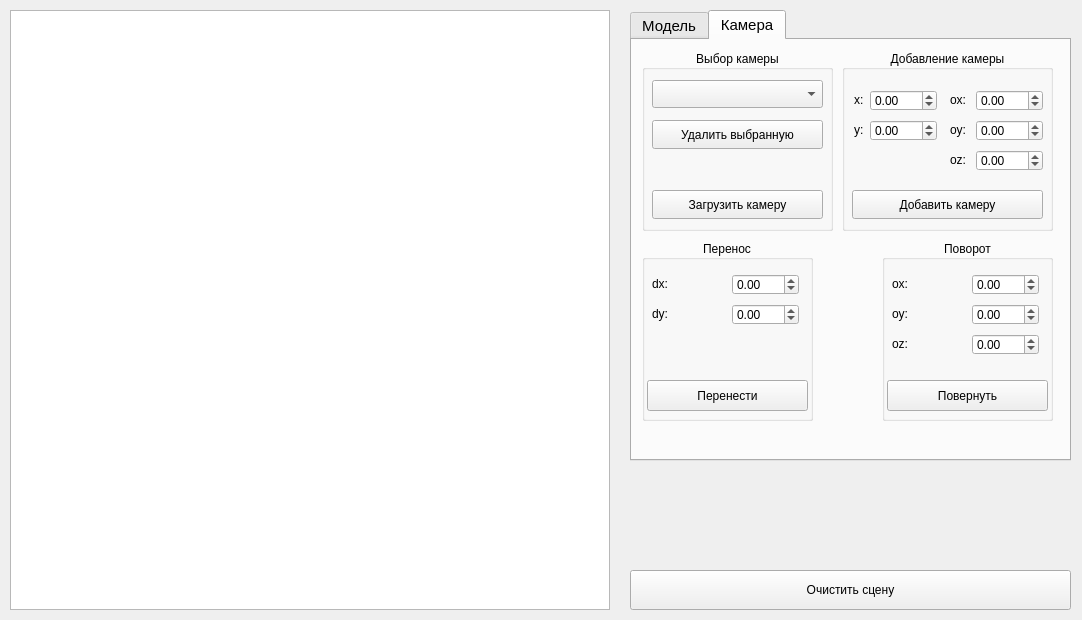
<?xml version="1.0" encoding="UTF-8"?>
<ui version="4.0">
 <class>MainWindow</class>
 <widget class="QMainWindow" name="MainWindow">
  <property name="geometry">
   <rect>
    <x>0</x>
    <y>0</y>
    <width>1082</width>
    <height>620</height>
   </rect>
  </property>
  <property name="windowTitle">
   <string>MainWindow</string>
  </property>
  <widget class="QWidget" name="centralwidget">
   <widget class="QGraphicsView" name="graphicsView">
    <property name="geometry">
     <rect>
      <x>10</x>
      <y>10</y>
      <width>600</width>
      <height>600</height>
     </rect>
    </property>
   </widget>
   <widget class="QPushButton" name="clearSceneButton">
    <property name="geometry">
     <rect>
      <x>630</x>
      <y>570</y>
      <width>441</width>
      <height>40</height>
     </rect>
    </property>
    <property name="font">
     <font>
      <pointsize>9</pointsize>
     </font>
    </property>
    <property name="text">
     <string>Очистить сцену</string>
    </property>
   </widget>
   <widget class="QTabWidget" name="tabWidget">
    <property name="geometry">
     <rect>
      <x>630</x>
      <y>10</y>
      <width>441</width>
      <height>451</height>
     </rect>
    </property>
    <property name="font">
     <font>
      <pointsize>11</pointsize>
     </font>
    </property>
    <property name="currentIndex">
     <number>1</number>
    </property>
    <widget class="QWidget" name="tab">
     <attribute name="title">
      <string>Модель</string>
     </attribute>
     <widget class="QGroupBox" name="groupBox_6">
      <property name="geometry">
       <rect>
        <x>10</x>
        <y>10</y>
        <width>421</width>
        <height>181</height>
       </rect>
      </property>
      <property name="font">
       <font>
        <pointsize>9</pointsize>
       </font>
      </property>
      <property name="title">
       <string>Выбор модели</string>
      </property>
      <property name="alignment">
       <set>Qt::AlignCenter</set>
      </property>
      <widget class="QComboBox" name="modelsList">
       <property name="geometry">
        <rect>
         <x>10</x>
         <y>30</y>
         <width>401</width>
         <height>28</height>
        </rect>
       </property>
      </widget>
      <widget class="QPushButton" name="deleteModelButton">
       <property name="geometry">
        <rect>
         <x>10</x>
         <y>70</y>
         <width>401</width>
         <height>29</height>
        </rect>
       </property>
       <property name="text">
        <string>Удалить выбранную</string>
       </property>
      </widget>
      <widget class="QPushButton" name="deleteAllModelsButton">
       <property name="geometry">
        <rect>
         <x>10</x>
         <y>100</y>
         <width>401</width>
         <height>29</height>
        </rect>
       </property>
       <property name="text">
        <string>Удалить все модели</string>
       </property>
      </widget>
      <widget class="QPushButton" name="loadModelButton">
       <property name="geometry">
        <rect>
         <x>10</x>
         <y>140</y>
         <width>401</width>
         <height>29</height>
        </rect>
       </property>
       <property name="text">
        <string>Загрузить модель</string>
       </property>
      </widget>
     </widget>
     <widget class="QGroupBox" name="groupBox_3">
      <property name="geometry">
       <rect>
        <x>10</x>
        <y>200</y>
        <width>111</width>
        <height>181</height>
       </rect>
      </property>
      <property name="font">
       <font>
        <pointsize>9</pointsize>
       </font>
      </property>
      <property name="title">
       <string>Перенос</string>
      </property>
      <property name="alignment">
       <set>Qt::AlignCenter</set>
      </property>
      <widget class="QDoubleSpinBox" name="dxModelInput">
       <property name="geometry">
        <rect>
         <x>38</x>
         <y>34</y>
         <width>67</width>
         <height>21</height>
        </rect>
       </property>
       <property name="minimum">
        <double>-1000.000000000000000</double>
       </property>
       <property name="maximum">
        <double>1000.000000000000000</double>
       </property>
      </widget>
      <widget class="QDoubleSpinBox" name="dyModelInput">
       <property name="geometry">
        <rect>
         <x>38</x>
         <y>64</y>
         <width>67</width>
         <height>21</height>
        </rect>
       </property>
       <property name="minimum">
        <double>-1000.000000000000000</double>
       </property>
       <property name="maximum">
        <double>1000.000000000000000</double>
       </property>
      </widget>
      <widget class="QDoubleSpinBox" name="dzModelInput">
       <property name="geometry">
        <rect>
         <x>38</x>
         <y>94</y>
         <width>67</width>
         <height>21</height>
        </rect>
       </property>
       <property name="minimum">
        <double>-1000.000000000000000</double>
       </property>
       <property name="maximum">
        <double>1000.000000000000000</double>
       </property>
      </widget>
      <widget class="QLabel" name="label">
       <property name="geometry">
        <rect>
         <x>10</x>
         <y>34</y>
         <width>21</width>
         <height>20</height>
        </rect>
       </property>
       <property name="text">
        <string>dx:</string>
       </property>
      </widget>
      <widget class="QLabel" name="label_2">
       <property name="geometry">
        <rect>
         <x>10</x>
         <y>64</y>
         <width>21</width>
         <height>20</height>
        </rect>
       </property>
       <property name="text">
        <string>dy:</string>
       </property>
      </widget>
      <widget class="QLabel" name="label_3">
       <property name="geometry">
        <rect>
         <x>10</x>
         <y>94</y>
         <width>21</width>
         <height>20</height>
        </rect>
       </property>
       <property name="text">
        <string>dz:</string>
       </property>
      </widget>
      <widget class="QPushButton" name="moveModelButton">
       <property name="geometry">
        <rect>
         <x>2</x>
         <y>140</y>
         <width>107</width>
         <height>31</height>
        </rect>
       </property>
       <property name="text">
        <string>Перенести</string>
       </property>
      </widget>
     </widget>
     <widget class="QGroupBox" name="groupBox_4">
      <property name="geometry">
       <rect>
        <x>165</x>
        <y>200</y>
        <width>111</width>
        <height>181</height>
       </rect>
      </property>
      <property name="font">
       <font>
        <pointsize>9</pointsize>
       </font>
      </property>
      <property name="title">
       <string>Масштабирование</string>
      </property>
      <property name="alignment">
       <set>Qt::AlignCenter</set>
      </property>
      <widget class="QDoubleSpinBox" name="kzModelInput">
       <property name="geometry">
        <rect>
         <x>38</x>
         <y>94</y>
         <width>67</width>
         <height>21</height>
        </rect>
       </property>
       <property name="minimum">
        <double>-1000.000000000000000</double>
       </property>
       <property name="maximum">
        <double>1000.000000000000000</double>
       </property>
       <property name="value">
        <double>1.000000000000000</double>
       </property>
      </widget>
      <widget class="QLabel" name="label_4">
       <property name="geometry">
        <rect>
         <x>10</x>
         <y>34</y>
         <width>21</width>
         <height>20</height>
        </rect>
       </property>
       <property name="text">
        <string>kx:</string>
       </property>
      </widget>
      <widget class="QDoubleSpinBox" name="kxModelInput">
       <property name="geometry">
        <rect>
         <x>38</x>
         <y>34</y>
         <width>67</width>
         <height>21</height>
        </rect>
       </property>
       <property name="minimum">
        <double>-1000.000000000000000</double>
       </property>
       <property name="maximum">
        <double>1000.000000000000000</double>
       </property>
       <property name="value">
        <double>1.000000000000000</double>
       </property>
      </widget>
      <widget class="QLabel" name="label_5">
       <property name="geometry">
        <rect>
         <x>10</x>
         <y>94</y>
         <width>21</width>
         <height>20</height>
        </rect>
       </property>
       <property name="text">
        <string>kz:</string>
       </property>
      </widget>
      <widget class="QLabel" name="label_6">
       <property name="geometry">
        <rect>
         <x>10</x>
         <y>64</y>
         <width>21</width>
         <height>20</height>
        </rect>
       </property>
       <property name="text">
        <string>ky:</string>
       </property>
      </widget>
      <widget class="QDoubleSpinBox" name="kyModelInput">
       <property name="geometry">
        <rect>
         <x>38</x>
         <y>64</y>
         <width>67</width>
         <height>21</height>
        </rect>
       </property>
       <property name="minimum">
        <double>-1000.000000000000000</double>
       </property>
       <property name="maximum">
        <double>1000.000000000000000</double>
       </property>
       <property name="value">
        <double>1.000000000000000</double>
       </property>
      </widget>
      <widget class="QPushButton" name="scaleModelButton">
       <property name="geometry">
        <rect>
         <x>2</x>
         <y>140</y>
         <width>107</width>
         <height>31</height>
        </rect>
       </property>
       <property name="text">
        <string>Масштабировать</string>
       </property>
      </widget>
     </widget>
     <widget class="QGroupBox" name="groupBox_5">
      <property name="geometry">
       <rect>
        <x>320</x>
        <y>200</y>
        <width>111</width>
        <height>181</height>
       </rect>
      </property>
      <property name="font">
       <font>
        <pointsize>9</pointsize>
       </font>
      </property>
      <property name="title">
       <string>Поворот</string>
      </property>
      <property name="alignment">
       <set>Qt::AlignCenter</set>
      </property>
      <widget class="QDoubleSpinBox" name="ozModelInput">
       <property name="geometry">
        <rect>
         <x>38</x>
         <y>94</y>
         <width>67</width>
         <height>21</height>
        </rect>
       </property>
       <property name="minimum">
        <double>-1000.000000000000000</double>
       </property>
       <property name="maximum">
        <double>1000.000000000000000</double>
       </property>
      </widget>
      <widget class="QLabel" name="label_7">
       <property name="geometry">
        <rect>
         <x>10</x>
         <y>34</y>
         <width>21</width>
         <height>20</height>
        </rect>
       </property>
       <property name="text">
        <string>ox:</string>
       </property>
      </widget>
      <widget class="QDoubleSpinBox" name="oxModelInput">
       <property name="geometry">
        <rect>
         <x>38</x>
         <y>34</y>
         <width>67</width>
         <height>21</height>
        </rect>
       </property>
       <property name="minimum">
        <double>-1000.000000000000000</double>
       </property>
       <property name="maximum">
        <double>1000.000000000000000</double>
       </property>
      </widget>
      <widget class="QLabel" name="label_8">
       <property name="geometry">
        <rect>
         <x>10</x>
         <y>94</y>
         <width>21</width>
         <height>20</height>
        </rect>
       </property>
       <property name="text">
        <string>oz:</string>
       </property>
      </widget>
      <widget class="QLabel" name="label_9">
       <property name="geometry">
        <rect>
         <x>10</x>
         <y>64</y>
         <width>21</width>
         <height>20</height>
        </rect>
       </property>
       <property name="text">
        <string>oy:</string>
       </property>
      </widget>
      <widget class="QDoubleSpinBox" name="oyModelInput">
       <property name="geometry">
        <rect>
         <x>38</x>
         <y>64</y>
         <width>67</width>
         <height>21</height>
        </rect>
       </property>
       <property name="minimum">
        <double>-1000.000000000000000</double>
       </property>
       <property name="maximum">
        <double>1000.000000000000000</double>
       </property>
      </widget>
      <widget class="QPushButton" name="rotateModelButton">
       <property name="geometry">
        <rect>
         <x>2</x>
         <y>140</y>
         <width>107</width>
         <height>31</height>
        </rect>
       </property>
       <property name="text">
        <string>Повернуть</string>
       </property>
      </widget>
     </widget>
    </widget>
    <widget class="QWidget" name="tab_2">
     <attribute name="title">
      <string>Камера</string>
     </attribute>
     <widget class="QGroupBox" name="groupBox_9">
      <property name="geometry">
       <rect>
        <x>250</x>
        <y>200</y>
        <width>171</width>
        <height>181</height>
       </rect>
      </property>
      <property name="font">
       <font>
        <pointsize>9</pointsize>
       </font>
      </property>
      <property name="title">
       <string>Поворот</string>
      </property>
      <property name="alignment">
       <set>Qt::AlignCenter</set>
      </property>
      <widget class="QDoubleSpinBox" name="ozCameraInput">
       <property name="geometry">
        <rect>
         <x>90</x>
         <y>94</y>
         <width>67</width>
         <height>21</height>
        </rect>
       </property>
       <property name="minimum">
        <double>-1000.000000000000000</double>
       </property>
       <property name="maximum">
        <double>1000.000000000000000</double>
       </property>
      </widget>
      <widget class="QLabel" name="label_13">
       <property name="geometry">
        <rect>
         <x>10</x>
         <y>34</y>
         <width>21</width>
         <height>20</height>
        </rect>
       </property>
       <property name="text">
        <string>ox:</string>
       </property>
      </widget>
      <widget class="QDoubleSpinBox" name="oxCameraInput">
       <property name="geometry">
        <rect>
         <x>90</x>
         <y>34</y>
         <width>67</width>
         <height>21</height>
        </rect>
       </property>
       <property name="minimum">
        <double>-1000.000000000000000</double>
       </property>
       <property name="maximum">
        <double>1000.000000000000000</double>
       </property>
      </widget>
      <widget class="QLabel" name="label_14">
       <property name="geometry">
        <rect>
         <x>10</x>
         <y>94</y>
         <width>21</width>
         <height>20</height>
        </rect>
       </property>
       <property name="text">
        <string>oz:</string>
       </property>
      </widget>
      <widget class="QLabel" name="label_15">
       <property name="geometry">
        <rect>
         <x>10</x>
         <y>64</y>
         <width>21</width>
         <height>20</height>
        </rect>
       </property>
       <property name="text">
        <string>oy:</string>
       </property>
      </widget>
      <widget class="QDoubleSpinBox" name="oyCameraInput">
       <property name="geometry">
        <rect>
         <x>90</x>
         <y>64</y>
         <width>67</width>
         <height>21</height>
        </rect>
       </property>
       <property name="minimum">
        <double>-1000.000000000000000</double>
       </property>
       <property name="maximum">
        <double>1000.000000000000000</double>
       </property>
      </widget>
      <widget class="QPushButton" name="rotateCameraButton">
       <property name="geometry">
        <rect>
         <x>5</x>
         <y>140</y>
         <width>161</width>
         <height>31</height>
        </rect>
       </property>
       <property name="text">
        <string>Повернуть</string>
       </property>
      </widget>
     </widget>
     <widget class="QGroupBox" name="groupBox_8">
      <property name="geometry">
       <rect>
        <x>10</x>
        <y>200</y>
        <width>171</width>
        <height>181</height>
       </rect>
      </property>
      <property name="font">
       <font>
        <pointsize>9</pointsize>
       </font>
      </property>
      <property name="title">
       <string>Перенос</string>
      </property>
      <property name="alignment">
       <set>Qt::AlignCenter</set>
      </property>
      <widget class="QDoubleSpinBox" name="dxCameraInput">
       <property name="geometry">
        <rect>
         <x>90</x>
         <y>34</y>
         <width>67</width>
         <height>21</height>
        </rect>
       </property>
       <property name="minimum">
        <double>-1000.000000000000000</double>
       </property>
       <property name="maximum">
        <double>1000.000000000000000</double>
       </property>
      </widget>
      <widget class="QDoubleSpinBox" name="dyCameraInput">
       <property name="geometry">
        <rect>
         <x>90</x>
         <y>64</y>
         <width>67</width>
         <height>21</height>
        </rect>
       </property>
       <property name="minimum">
        <double>-1000.000000000000000</double>
       </property>
       <property name="maximum">
        <double>1000.000000000000000</double>
       </property>
      </widget>
      <widget class="QLabel" name="label_10">
       <property name="geometry">
        <rect>
         <x>10</x>
         <y>34</y>
         <width>21</width>
         <height>20</height>
        </rect>
       </property>
       <property name="text">
        <string>dx:</string>
       </property>
      </widget>
      <widget class="QLabel" name="label_11">
       <property name="geometry">
        <rect>
         <x>10</x>
         <y>64</y>
         <width>21</width>
         <height>20</height>
        </rect>
       </property>
       <property name="text">
        <string>dy:</string>
       </property>
      </widget>
      <widget class="QPushButton" name="moveCameraButton">
       <property name="geometry">
        <rect>
         <x>5</x>
         <y>140</y>
         <width>161</width>
         <height>31</height>
        </rect>
       </property>
       <property name="text">
        <string>Перенести</string>
       </property>
      </widget>
     </widget>
     <widget class="QGroupBox" name="groupBox_10">
      <property name="geometry">
       <rect>
        <x>210</x>
        <y>10</y>
        <width>211</width>
        <height>181</height>
       </rect>
      </property>
      <property name="font">
       <font>
        <pointsize>9</pointsize>
       </font>
      </property>
      <property name="title">
       <string>Добавление камеры</string>
      </property>
      <property name="alignment">
       <set>Qt::AlignCenter</set>
      </property>
      <widget class="QPushButton" name="addCameraButton">
       <property name="geometry">
        <rect>
         <x>10</x>
         <y>140</y>
         <width>191</width>
         <height>29</height>
        </rect>
       </property>
       <property name="text">
        <string>Добавить камеру</string>
       </property>
      </widget>
      <widget class="QLabel" name="label_16">
       <property name="geometry">
        <rect>
         <x>12</x>
         <y>70</y>
         <width>21</width>
         <height>20</height>
        </rect>
       </property>
       <property name="text">
        <string>y:</string>
       </property>
      </widget>
      <widget class="QLabel" name="label_17">
       <property name="geometry">
        <rect>
         <x>12</x>
         <y>40</y>
         <width>21</width>
         <height>20</height>
        </rect>
       </property>
       <property name="text">
        <string>x:</string>
       </property>
      </widget>
      <widget class="QDoubleSpinBox" name="xCameraInput">
       <property name="geometry">
        <rect>
         <x>28</x>
         <y>40</y>
         <width>67</width>
         <height>21</height>
        </rect>
       </property>
       <property name="minimum">
        <double>-1000.000000000000000</double>
       </property>
       <property name="maximum">
        <double>1000.000000000000000</double>
       </property>
      </widget>
      <widget class="QDoubleSpinBox" name="yCameraInput">
       <property name="geometry">
        <rect>
         <x>28</x>
         <y>70</y>
         <width>67</width>
         <height>21</height>
        </rect>
       </property>
       <property name="minimum">
        <double>-1000.000000000000000</double>
       </property>
       <property name="maximum">
        <double>1000.000000000000000</double>
       </property>
      </widget>
      <widget class="QLabel" name="label_19">
       <property name="geometry">
        <rect>
         <x>108</x>
         <y>100</y>
         <width>21</width>
         <height>20</height>
        </rect>
       </property>
       <property name="text">
        <string>oz:</string>
       </property>
      </widget>
      <widget class="QDoubleSpinBox" name="oxCameraInput_2">
       <property name="geometry">
        <rect>
         <x>134</x>
         <y>40</y>
         <width>67</width>
         <height>21</height>
        </rect>
       </property>
       <property name="minimum">
        <double>-1000.000000000000000</double>
       </property>
       <property name="maximum">
        <double>1000.000000000000000</double>
       </property>
      </widget>
      <widget class="QDoubleSpinBox" name="oyCameraInput_2">
       <property name="geometry">
        <rect>
         <x>134</x>
         <y>70</y>
         <width>67</width>
         <height>21</height>
        </rect>
       </property>
       <property name="minimum">
        <double>-1000.000000000000000</double>
       </property>
       <property name="maximum">
        <double>1000.000000000000000</double>
       </property>
      </widget>
      <widget class="QLabel" name="label_20">
       <property name="geometry">
        <rect>
         <x>108</x>
         <y>40</y>
         <width>21</width>
         <height>20</height>
        </rect>
       </property>
       <property name="text">
        <string>ox:</string>
       </property>
      </widget>
      <widget class="QLabel" name="label_21">
       <property name="geometry">
        <rect>
         <x>108</x>
         <y>70</y>
         <width>21</width>
         <height>20</height>
        </rect>
       </property>
       <property name="text">
        <string>oy:</string>
       </property>
      </widget>
      <widget class="QDoubleSpinBox" name="ozCameraInput_2">
       <property name="geometry">
        <rect>
         <x>134</x>
         <y>100</y>
         <width>67</width>
         <height>21</height>
        </rect>
       </property>
       <property name="minimum">
        <double>-1000.000000000000000</double>
       </property>
       <property name="maximum">
        <double>1000.000000000000000</double>
       </property>
      </widget>
     </widget>
     <widget class="QGroupBox" name="groupBox_7">
      <property name="geometry">
       <rect>
        <x>10</x>
        <y>10</y>
        <width>191</width>
        <height>181</height>
       </rect>
      </property>
      <property name="font">
       <font>
        <pointsize>9</pointsize>
       </font>
      </property>
      <property name="title">
       <string>Выбор камеры</string>
      </property>
      <property name="alignment">
       <set>Qt::AlignCenter</set>
      </property>
      <widget class="QComboBox" name="camerasList">
       <property name="geometry">
        <rect>
         <x>10</x>
         <y>30</y>
         <width>171</width>
         <height>28</height>
        </rect>
       </property>
      </widget>
      <widget class="QPushButton" name="deleteCameraButton">
       <property name="geometry">
        <rect>
         <x>10</x>
         <y>70</y>
         <width>171</width>
         <height>29</height>
        </rect>
       </property>
       <property name="text">
        <string>Удалить выбранную</string>
       </property>
      </widget>
      <widget class="QPushButton" name="loadCameraButton">
       <property name="geometry">
        <rect>
         <x>10</x>
         <y>140</y>
         <width>171</width>
         <height>29</height>
        </rect>
       </property>
       <property name="text">
        <string>Загрузить камеру</string>
       </property>
      </widget>
     </widget>
    </widget>
   </widget>
  </widget>
  <widget class="QMenuBar" name="menubar">
   <property name="geometry">
    <rect>
     <x>0</x>
     <y>0</y>
     <width>1082</width>
     <height>25</height>
    </rect>
   </property>
  </widget>
 </widget>
 <resources/>
 <connections/>
</ui>
